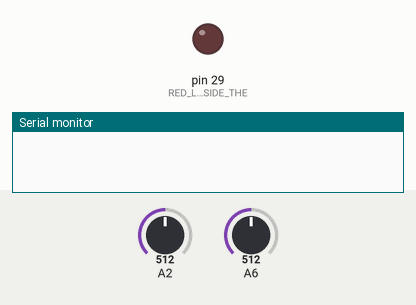
This sketch was run on a simulated Arduino Mega 2560, built with avr-gcc and run on an emulated ATmega2560. Parts: output pins drawn as LEDs (lit = HIGH), the last lines printed to the serial monitor. The inputs (shaded band) are chosen by the test bench; at power-on: A2 = 512, A6 = 512.

Above: at 1.8 s.
1.9 s: A2 set to 27
3.4 s: A2 set to 22
At 4.5 s:
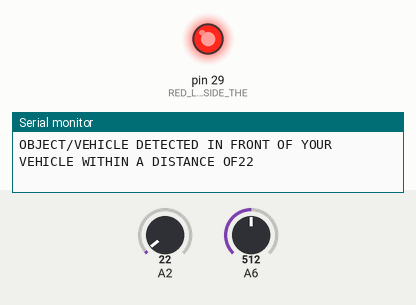
5.5 s: A6 set to 26
7.0 s: A6 set to 23
Timing chart, 0 to 9.6 s (numbered marks = the images above; inputs shaded):
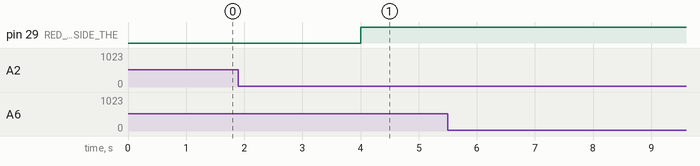

Measured:
- the behaviour switches between 25 and 24 on A2 (found by bisection; images 0 and 1)
- after the input at 1.9 s, every drawn part: stays the same
- after the input at 3.4 s, pin 29 (RED_LED_PLACED_INSIDE_THE): LOW → HIGH after 0.60 s

The sketch:

Embedded_Assessment.txt.ino
```cpp
// Proximity Alert System - Automobile Driving Assistance
void setup() {
 Serial.begin(9600); // User can be given the data via infotainment system
 pinMode(2, INPUT); // Ultrasonic Sensor 1 placed in front of vehicle
 pinMode(6, INPUT); // Ultrasonic Sensor 2 placed at the back of vehicle
 pinMode(29, OUTPUT); // RED LED PLACED INSIDE THE VEHICLE FOR CLOSE CONTACT WITH VEHICLES ON ROAD
}

int uson_value1;
int uson_value2;
int threshold  = 25; // Alert system is activated if the distance btw user' vehicle and others is less than threshold value
void loop() {
  uson_value1 = analogRead(2);
  uson_value2 = analogRead(6);

  if(uson_value1 < threshold) {
    digitalWrite(29, HIGH);
    Serial.print("OBJECT/VEHICLE DETECTED IN FRONT OF YOUR VEHICLE WITHIN A DISTANCE OF");
    Serial.print(uson_value1);
    Serial.println("");
  }
  if(uson_value2 < threshold) {
    digitalWrite(29, HIGH);
    Serial.println("OBJECT/VEHICLE DETECTED AT THE BACK OF YOUR VEHICLE WITHIN A DISTANCE OF");
    Serial.print(uson_value2);
    Serial.println("");
  }

  delay(1000);
}
```
